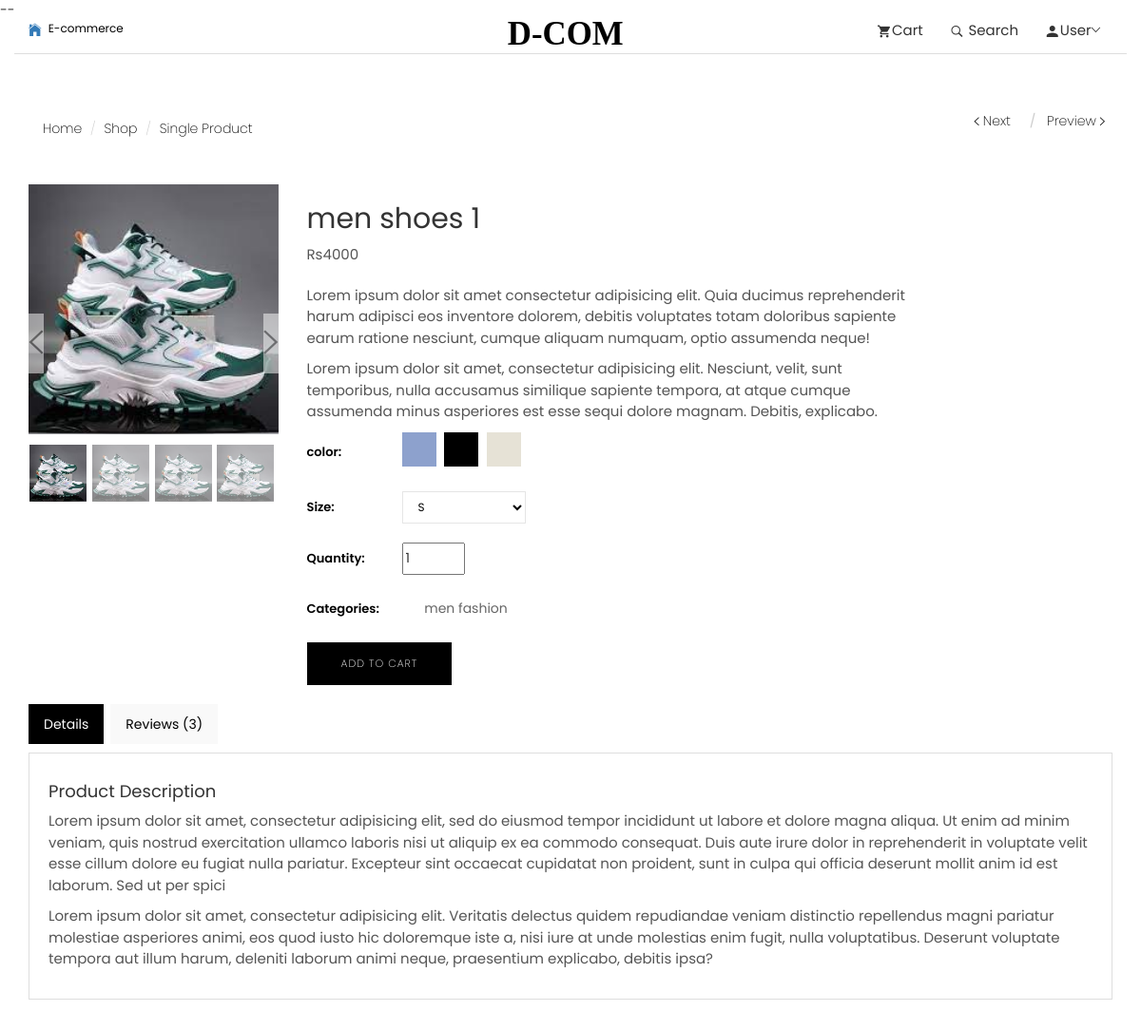
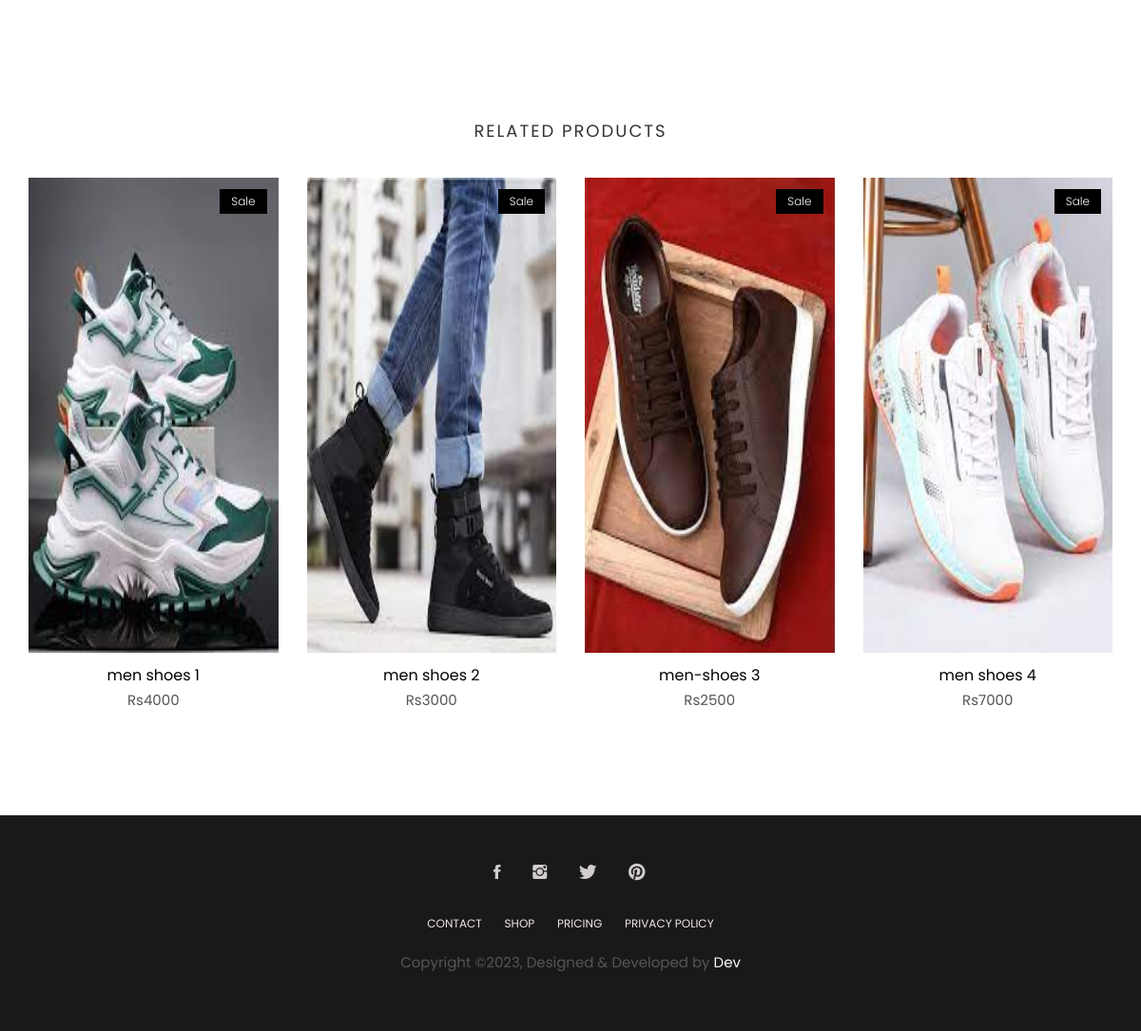
/single-product/men-shoes-1/, run on the app's committed database (2 pictures, top to bottom).
### app/models.py (models this page shows, shortened)
class product(models.Model):
    name=models.CharField( max_length=100)
    subcategory=models.ForeignKey(subcategory, on_delete=models.CASCADE)
    discount=models.IntegerField()
    price=models.PositiveIntegerField()
    description=models.TextField()
    image=models.ImageField(upload_to="images")
    quantity=models.IntegerField()
    slug = AutoSlugField(populate_from='name', unique=True)

class subcategory(models.Model):
    name=models.CharField(max_length=100)
    category=models.ForeignKey(category, on_delete=models.CASCADE)

class category(models.Model):
    name=models.CharField(max_length=100)

### app/views.py (the view)
# urls.py: path('single-product/<slug>/',views.single_product, name="single_product"),
def single_product(request, slug):
    prod=product.objects.get(slug=slug)
    related_prod=product.objects.filter(subcategory=prod.subcategory)
    context={
        'product':prod,
        'related_prod':related_prod
    }
    return render(request, 'app/product-single.html',context)

### app/templates/app/product-single.html (shortened to what this page needs)
{% extends "app/base.html" %}
{% load static %}
{% block content %}
<section class="single-product">
	<div class="container">
		<div class="row">
			<div class="col-md-6">
				<ol class="breadcrumb">
					<li><a href="index.html">Home</a></li>
					<li><a href="shop.html">Shop</a></li>
					<li class="active">Single Product</li>
				</ol>
			</div>
			<div class="col-md-6">
				<ol class="product-pagination text-right">
					<li><a href="blog-left-sidebar.html"><i class="tf-ion-ios-arrow-left"></i> Next </a></li>
					<li><a href="blog-left-sidebar.html">Preview <i class="tf-ion-ios-arrow-right"></i></a></li>
				</ol>
			</div>
		</div>
		<div class="row mt-20">
			<div class="col-md-3">
				<div class="single-product-slider">
					<div id='carousel-custom' class='carousel slide' data-ride='carousel'>
						<div class='carousel-outer'>
							<div class='carousel-inner '>
								<div class='item active'>
									<img src='{{product.image.url}}' width="100%" alt='' data-zoom-image="{{product.image.url}}" />
								</div>
							</div>
							<a class='left carousel-control' href='#carousel-custom' data-slide='prev'>
								<i class="tf-ion-ios-arrow-left"></i>
							</a>
							<a class='right carousel-control' href='#carousel-custom' data-slide='next'>
								<i class="tf-ion-ios-arrow-right"></i>
							</a>
						</div>
						<ol class='carousel-indicators mCustomScrollbar meartlab'>
							<li data-target='#carousel-custom' data-slide-to='0' class='active'>
								<img src='{{product.image.url}}' alt='' />
							</li>
							<li data-target='#carousel-custom' data-slide-to='1'>
								<img src='{{product.image.url}}' alt='' />
							</li>
							<li data-target='#carousel-custom' data-slide-to='2'>
								<img src='{{product.image.url}}' alt='' />
							</li>
							<li data-target='#carousel-custom' data-slide-to='3'>
								<img src='{{product.image.url}}' alt='' />
							</li>
						</ol>
					</div>
				</div>
			</div>
			<form action="{% url "add_to_cart" product.slug %}" method="post">
			<div class="col-md-7">
				<div class="single-product-details">
					<h2>{{product.name}}</h2>
					<p class="product-price">Rs{{product.price}}</p>
					<p class="product-description mt-20">
						{{product.description}}
					</p>
					<p>Lorem ipsum dolor sit amet, consectetur adipisicing elit. Nesciunt, velit, sunt temporibus, nulla accusamus similique sapiente tempora, at atque cumque assumenda minus asperiores est esse sequi dolore magnam. Debitis, explicabo.</p>
					<div class="color-swatches">
						<span>color:</span>
						<ul>
							<li>
								<a href="#!" class="swatch-violet"></a>
							</li>
							<li>
								<a href="#!" class="swatch-black"></a>
							</li>
							<li>
								<a href="#!" class="swatch-cream"></a>
							</li>
						</ul>
					</div>
					<div class="product-size">
						<span>Size:</span>
						<select class="form-control" name="size">
							<option value="S">S</option>
						</select>
					</div>
					<div class="product-quantity">
						<span>Quantity:</span>
						<div class="product-quantity-slider">
							<input  type="number" value="1" name="quantity" min='1', max="{{product.quantity}}">
						</div>
					</div>
					<div class="product-category">
						<span>Categories:</span>
						<ul>
							<li><a href="product-single.html">{{product.subcategory.category.name}}</a></li>
						</ul>
					</div>
					<button type="submit" class="btn btn-main mt-20">Add To Cart</button>
				</div>
			</div>
		    </form>
		</div>
		<div class="row">
			<div class="col-xs-12">
				<div class="tabCommon mt-20">
					<ul class="nav nav-tabs">
						<li class="active"><a data-toggle="tab" href="#details" aria-expanded="true">Details</a></li>
						<li class=""><a data-toggle="tab" href="#reviews" aria-expanded="false">Reviews (3)</a></li>
					</ul>
					<div class="tab-content patternbg">
						<div id="details" class="tab-pane fade active in">
							<h4>Product Description</h4>
							<p>Lorem ipsum dolor sit amet, consectetur adipisicing elit, sed do eiusmod tempor incididunt ut labore et dolore magna aliqua. Ut enim ad minim veniam, quis nostrud exercitation ullamco laboris nisi ut aliquip ex ea commodo consequat. Duis aute irure dolor in reprehenderit in voluptate velit esse cillum dolore eu fugiat nulla pariatur. Excepteur sint occaecat cupidatat non proident, sunt in culpa qui officia deserunt mollit anim id est laborum. Sed ut per spici</p>
							<p>Lorem ipsum dolor sit amet, consectetur adipisicing elit. Veritatis delectus quidem repudiandae veniam distinctio repellendus magni pariatur molestiae asperiores animi, eos quod iusto hic doloremque iste a, nisi iure at unde molestias enim fugit, nulla voluptatibus. Deserunt voluptate tempora aut illum harum, deleniti laborum animi neque, praesentium explicabo, debitis ipsa?</p>
						</div>
					</div>
				</div>
			</div>
		</div>
	</div>
</section>
<section class="products related-products section">
	<div class="container">
		<div class="row">
			<div class="title text-center">
				<h2>Related Products</h2>
			</div>
		</div>
		<div class="row">
			{% for i in related_prod %}
			<div class="col-md-3">
				<div class="product-item">
					<div class="product-thumb">
						<span class="bage">Sale</span>
						<img class="img-responsive" src="{{i.image.url}}" alt="product-img" />
					</div>
					<div class="product-content">
						<h4><a href="">{{i.name}}</a></h4>
						<p class="price">Rs{{i.price}}</p>
					</div>
				</div>
			</div>
			{% endfor %}
		</div>
	</div>
</section>
{% endblock content %}

### data on the page
product: image (picture), name "men shoes 1", price "4000", description "Lorem ipsum dolor sit amet consectetur adipisicing elit. Quia ducimus reprehenderit harum adipisci eos inventore dolorem, debitis voluptates totam doloribus sapiente earum ratione nesciunt, cumque aliquam numquam, optio assumenda neque!", subcategory.category.name "men fashion"
product: image (picture), name "men shoes 2", price "3000"
product: image (picture), name "men-shoes 3", price "2500"
product: image (picture), name "men shoes 4", price "7000"
